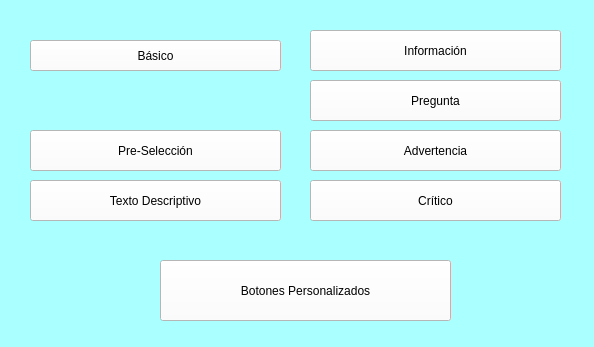
<?xml version="1.0" encoding="UTF-8"?>
<ui version="4.0">
 <class>MainWindow</class>
 <widget class="QMainWindow" name="MainWindow">
  <property name="geometry">
   <rect>
    <x>0</x>
    <y>0</y>
    <width>594</width>
    <height>347</height>
   </rect>
  </property>
  <property name="windowTitle">
   <string>MainWindow</string>
  </property>
  <property name="styleSheet">
   <string notr="true">background-color: rgb(170, 255, 255);</string>
  </property>
  <widget class="QWidget" name="centralwidget">
   <widget class="QPushButton" name="btn_basico">
    <property name="geometry">
     <rect>
      <x>30</x>
      <y>40</y>
      <width>251</width>
      <height>31</height>
     </rect>
    </property>
    <property name="styleSheet">
     <string notr="true">font: 16pt 16pt &quot;MS Shell Dlg 2&quot;;
background-color: rgb(255, 255, 255);</string>
    </property>
    <property name="text">
     <string>Básico</string>
    </property>
   </widget>
   <widget class="QPushButton" name="btn_op_defecto">
    <property name="geometry">
     <rect>
      <x>30</x>
      <y>130</y>
      <width>251</width>
      <height>41</height>
     </rect>
    </property>
    <property name="styleSheet">
     <string notr="true">font: 16pt 16pt &quot;MS Shell Dlg 2&quot;;
background-color: rgb(255, 255, 255);</string>
    </property>
    <property name="text">
     <string>Pre-Selección</string>
    </property>
   </widget>
   <widget class="QPushButton" name="btn_texto_detallado">
    <property name="geometry">
     <rect>
      <x>30</x>
      <y>180</y>
      <width>251</width>
      <height>41</height>
     </rect>
    </property>
    <property name="styleSheet">
     <string notr="true">font: 16pt 16pt &quot;MS Shell Dlg 2&quot;;
background-color: rgb(255, 255, 255);</string>
    </property>
    <property name="text">
     <string>Texto Descriptivo</string>
    </property>
   </widget>
   <widget class="QPushButton" name="btn_informacion">
    <property name="geometry">
     <rect>
      <x>310</x>
      <y>30</y>
      <width>251</width>
      <height>41</height>
     </rect>
    </property>
    <property name="styleSheet">
     <string notr="true">font: 16pt 16pt &quot;MS Shell Dlg 2&quot;;
background-color: rgb(255, 255, 255);</string>
    </property>
    <property name="text">
     <string>Información</string>
    </property>
   </widget>
   <widget class="QPushButton" name="btn_pregunta">
    <property name="geometry">
     <rect>
      <x>310</x>
      <y>80</y>
      <width>251</width>
      <height>41</height>
     </rect>
    </property>
    <property name="styleSheet">
     <string notr="true">font: 16pt 16pt &quot;MS Shell Dlg 2&quot;;
background-color: rgb(255, 255, 255);</string>
    </property>
    <property name="text">
     <string>Pregunta</string>
    </property>
   </widget>
   <widget class="QPushButton" name="btn_advertencia">
    <property name="geometry">
     <rect>
      <x>310</x>
      <y>130</y>
      <width>251</width>
      <height>41</height>
     </rect>
    </property>
    <property name="styleSheet">
     <string notr="true">font: 16pt 16pt &quot;MS Shell Dlg 2&quot;;
background-color: rgb(255, 255, 255);</string>
    </property>
    <property name="text">
     <string>Advertencia</string>
    </property>
   </widget>
   <widget class="QPushButton" name="btn_critico">
    <property name="geometry">
     <rect>
      <x>310</x>
      <y>180</y>
      <width>251</width>
      <height>41</height>
     </rect>
    </property>
    <property name="styleSheet">
     <string notr="true">font: 16pt 16pt &quot;MS Shell Dlg 2&quot;;
background-color: rgb(255, 255, 255);</string>
    </property>
    <property name="text">
     <string>Crítico</string>
    </property>
   </widget>
   <widget class="QPushButton" name="btn_botones_personalizados">
    <property name="geometry">
     <rect>
      <x>160</x>
      <y>260</y>
      <width>291</width>
      <height>61</height>
     </rect>
    </property>
    <property name="styleSheet">
     <string notr="true">font: 16pt 16pt &quot;MS Shell Dlg 2&quot;;
background-color: rgb(255, 255, 255);</string>
    </property>
    <property name="text">
     <string>Botones Personalizados</string>
    </property>
   </widget>
  </widget>
  <widget class="QStatusBar" name="statusbar"/>
 </widget>
 <resources/>
 <connections/>
</ui>
